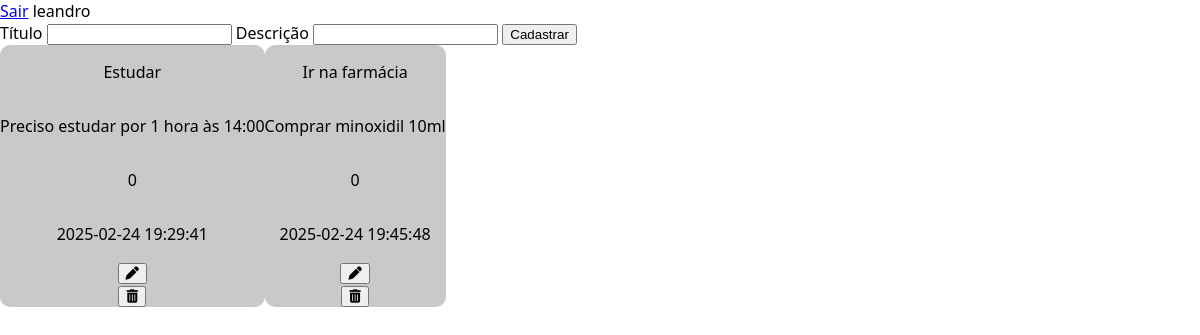
Page /admin/home.php (signed in) on the committed database.
### tables this page shows
CREATE TABLE `tasks` (
  `id` int(11) NOT NULL,
  `user_id` int(11) DEFAULT NULL,
  `title` varchar(255) NOT NULL,
  `description` text NOT NULL,
  `completed` tinyint(1) DEFAULT 0,
  `created_at` timestamp NULL DEFAULT current_timestamp()
);

### admin/home.php (the view, shortened to what this page needs)
<!DOCTYPE html>
<html lang="pt-br">
<head>
    <link href="https://cdnjs.cloudflare.com/ajax/libs/font-awesome/6.0.0-beta3/css/all.min.css" rel="stylesheet">
    <link rel="stylesheet" href="../assets/css/home.css">
</head>
<body>
    <a href="../auth/sair.php">Sair</a>
    <?= $_SESSION["user"] ?>
    <form action="../database/cadastrar_task.php" method="post">
        <label for="title">Título</label>
        <input type="text" name="title" id="title">
        <label for="descripton">Descrição</label>
        <input type="text" name="description" id="description">
        <button type="submit">Cadastrar</button>
    </form>
    <div class="container">
        <?php
        include("../database/conexao.php");
        $id = $_SESSION["id"];
        $sqlTask = "SELECT id, title, description, completed, created_at FROM tasks WHERE user_id = ?";
        $stmt = $conexao->prepare($sqlTask);
        $stmt->bind_param("s", $id);
        $stmt->execute();
        $resultado = $stmt->get_result();
        while ($row = $resultado->fetch_assoc()) {
            $task_id = $row["id"];
            $title = $row["title"];
            $description = $row["description"];
            $completed = $row["completed"];
            $create_at = $row["created_at"];
            echo "
                <div class='container-task'>
        <p>" . $title . "</p>
        <p>" . $description . "</p>
        <p>" . $completed . "</p>
        <p>" . $create_at . "</p>
        <form action='../database/editar_task.php' method='post'>
            <input type='hidden' name='id' value='$task_id'>
            <button type='submit'><i class='fa-solid fa-pen'></i></button>
        </form>
        <form action='../database/deletar_task.php' method='post'>
            <input type='hidden' name='id' value='$task_id'>
            <button type='submit'><i class='fa-solid fa-trash-can'></i></button>
        </form>
    </div>
            ";
        }
        ?>
    </div>
</body>
</html>

### assets/css/home.css (style rules this page uses)
body { box-sizing: border-box; margin: 0; padding: 0; font-family: 'Segoe UI', Tahoma, Geneva, Verdana, sans-serif; }
.container { display: flex; }
.container-task { background-color: rgb(201, 201, 201); border-radius: 10px; display: flex; justify-content: center; align-items: center; flex-direction: column; }

### rows in the picture
tasks: title "Estudar", description "Preciso estudar por 1 hora às 14:00", completed "0", created_at "2025-02-24 19:29:41"
tasks: title "Ir na farmácia", description "Comprar minoxidil 10ml", completed "0", created_at "2025-02-24 19:45:48"

### other values in the picture
$_SESSION["user"] "leandro"
